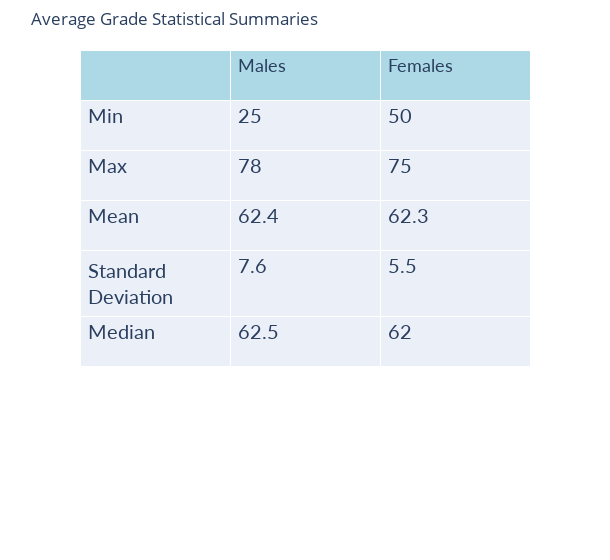

Notebook code for this chart:
### Code cell
color1 = 'white'
color2 = 'lightgrey'
header_color = "lightblue"
values = gender_stats.columns, gender_stats.iloc[0], gender_stats.iloc[1]
fig = go.Figure(data=[go.Table( 
    header=dict(values=["","Males", "Females"], 
                fill_color=header_color,
                height = 50,
                align="left",
                font=dict(family="Lato", size=18)), 
    cells=dict(values=values,
               align="left", 
               height = 50, 
               font=dict(family="Lato", size=20), 
               format=None, formatsrc=None,
               fill_color = None
              ))]) 
fig.update_layout(width=610, title="Average Grade Statistical Summaries")
fig.update_layout({"margin": {"t":50}})
fig.show()

### Figure 1 — Plotly figure (JSON) as saved in the notebook; plotly's stock layout.template omitted (floating-point values rounded to 4 significant figures)
{"data": [{"cells": {"align": "left", "font": {"family": "Lato", "size": 20}, "height": 50, "values": [["Min", "Max", "Mean", "Standard Deviation", "Median"], [25, 78, 62.4, 7.6, 62.5], [50, 75, 62.3, 5.5, 62]]}, "header": {"align": "left", "fill": {"color": "lightblue"}, "font": {"family": "Lato", "size": 18}, "height": 50, "values": ["", "Males", "Females"]}, "type": "table"}], "layout": {"margin": {"t": 50}, "title": {"text": "Average Grade Statistical Summaries"}, "width": 610}}
